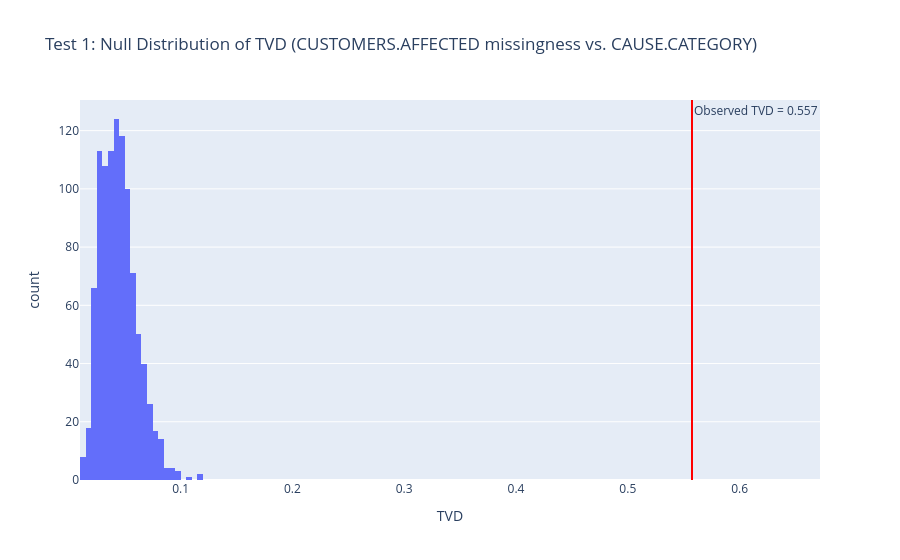

Notebook code for this chart:
### Code cell
# Empirical null distribution for Test 1 + observed statistic line
fig = px.histogram(
    x=null_tvds_cause,
    nbins=40,
    title='Test 1: Null Distribution of TVD (CUSTOMERS.AFFECTED missingness vs. CAUSE.CATEGORY)',
    labels={'x': 'TVD'},
)
fig.add_vline(
    x=obs_tvd_cause,
    line_color='red',
    annotation_text=f'Observed TVD = {obs_tvd_cause:.3f}',
    annotation_position='top right',
)
fig

### Figure 1 — Plotly figure (JSON) as saved in the notebook; plotly's stock layout.template omitted (floating-point values rounded to 4 significant figures; data arrays with more than 128 entries replaced by an {"elided": "..."} marker saying what was removed)
{"data": [{"alignmentgroup": "True", "bingroup": "x", "hovertemplate": "TVD=%{x}<br>count=%{y}<extra></extra>", "legendgroup": "", "marker": {"color": "#636efa", "pattern": {"shape": ""}}, "name": "", "nbinsx": 40, "offsetgroup": "", "orientation": "v", "showlegend": false, "type": "histogram", "x": {"elided": "1000 float values"}, "xaxis": "x", "yaxis": "y"}], "layout": {"annotations": [{"showarrow": false, "text": "Observed TVD = 0.557", "x": 0.5574, "xanchor": "left", "xref": "x", "y": 1, "yanchor": "top", "yref": "y domain"}], "barmode": "relative", "legend": {"tracegroupgap": 0}, "shapes": [{"line": {"color": "red"}, "type": "line", "x0": 0.5574, "x1": 0.5574, "xref": "x", "y0": 0, "y1": 1, "yref": "y domain"}], "title": {"text": "Test 1: Null Distribution of TVD (CUSTOMERS.AFFECTED missingness vs. CAUSE.CATEGORY)"}, "xaxis": {"anchor": "y", "domain": [0, 1], "title": {"text": "TVD"}}, "yaxis": {"anchor": "x", "domain": [0, 1], "title": {"text": "count"}}}}
